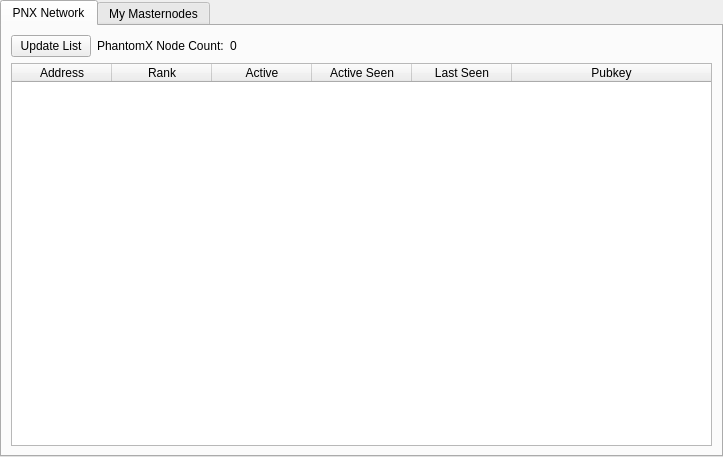
<?xml version="1.0" encoding="UTF-8"?>
<ui version="4.0">
 <class>MasternodeManager</class>
 <widget class="QWidget" name="MasternodeManager">
  <property name="geometry">
   <rect>
    <x>0</x>
    <y>0</y>
    <width>723</width>
    <height>457</height>
   </rect>
  </property>
  <property name="windowTitle">
   <string>Form</string>
  </property>
  <layout class="QVBoxLayout" name="topLayout">
   <property name="leftMargin">
    <number>0</number>
   </property>
   <property name="topMargin">
    <number>0</number>
   </property>
   <property name="rightMargin">
    <number>0</number>
   </property>
   <property name="bottomMargin">
    <number>0</number>
   </property>
   <item>
    <layout class="QVBoxLayout" name="verticalLayout">
     <property name="bottomMargin">
      <number>0</number>
     </property>
     <item>
      <widget class="QTabWidget" name="btnMNUpdateList">
       <property name="currentIndex">
        <number>0</number>
       </property>
       <widget class="QWidget" name="tab">
        <attribute name="title">
         <string>PNX Network</string>
        </attribute>
        <layout class="QGridLayout" name="gridLayout">
         <item row="1" column="0">
          <widget class="QTableWidget" name="tableWidget">
           <property name="editTriggers">
            <set>QAbstractItemView::NoEditTriggers</set>
           </property>
           <property name="alternatingRowColors">
            <bool>true</bool>
           </property>
           <property name="selectionBehavior">
            <enum>QAbstractItemView::SelectRows</enum>
           </property>
           <attribute name="horizontalHeaderStretchLastSection">
            <bool>true</bool>
           </attribute>
           <column>
            <property name="text">
             <string>Address</string>
            </property>
           </column>
           <column>
            <property name="text">
             <string>Rank</string>
            </property>
           </column>
           <column>
            <property name="text">
             <string>Active</string>
            </property>
           </column>
           <column>
            <property name="text">
             <string>Active Seen</string>
            </property>
           </column>
           <column>
            <property name="text">
             <string>Last Seen</string>
            </property>
           </column>
           <column>
            <property name="text">
             <string>Pubkey</string>
            </property>
           </column>
          </widget>
         </item>
         <item row="0" column="0">
          <layout class="QHBoxLayout" name="horizontalLayout_3">
           <property name="bottomMargin">
            <number>0</number>
           </property>
           <item>
            <widget class="QPushButton" name="updateMNListButton">
             <property name="toolTip">
              <string>Update Masternodes List</string>
             </property>
             <property name="text">
              <string>Update List</string>
             </property>
            </widget>
           </item>
           <item>
            <widget class="QLabel" name="label_2">
             <property name="text">
              <string>PhantomX Node Count:</string>
             </property>
            </widget>
           </item>
           <item>
            <widget class="QLabel" name="countLabel">
             <property name="text">
              <string>0</string>
             </property>
            </widget>
           </item>
           <item>
            <spacer name="horizontalSpacer_3">
             <property name="orientation">
              <enum>Qt::Horizontal</enum>
             </property>
             <property name="sizeHint" stdset="0">
              <size>
               <width>40</width>
               <height>20</height>
              </size>
             </property>
            </spacer>
           </item>
          </layout>
         </item>
        </layout>
       </widget>
       <widget class="QWidget" name="tab_2">
        <attribute name="title">
         <string>My Masternodes</string>
        </attribute>
        <layout class="QGridLayout" name="gridLayout_2">
         <item row="0" column="0">
          <layout class="QVBoxLayout" name="verticalLayout_2">
           <property name="bottomMargin">
            <number>0</number>
           </property>
           <item>
            <layout class="QHBoxLayout" name="horizontalLayout">
             <item>
              <widget class="QPushButton" name="createButton">
               <property name="text">
                <string>&amp;Create...</string>
               </property>
              </widget>
             </item>
             <item>
              <widget class="QPushButton" name="copyAddressButton">
               <property name="text">
                <string>Copy &amp;Address</string>
               </property>
              </widget>
             </item>
             <item>
              <spacer name="horizontalSpacer">
               <property name="orientation">
                <enum>Qt::Horizontal</enum>
               </property>
               <property name="sizeHint" stdset="0">
                <size>
                 <width>40</width>
                 <height>20</height>
                </size>
               </property>
              </spacer>
             </item>
            </layout>
           </item>
           <item>
            <widget class="QTableWidget" name="tableWidget_2">
             <property name="editTriggers">
              <set>QAbstractItemView::NoEditTriggers</set>
             </property>
             <property name="alternatingRowColors">
              <bool>true</bool>
             </property>
             <property name="selectionMode">
              <enum>QAbstractItemView::SingleSelection</enum>
             </property>
             <property name="selectionBehavior">
              <enum>QAbstractItemView::SelectRows</enum>
             </property>
             <attribute name="horizontalHeaderStretchLastSection">
              <bool>true</bool>
             </attribute>
             <column>
              <property name="text">
               <string>Alias</string>
              </property>
             </column>
             <column>
              <property name="text">
               <string>IP Address</string>
              </property>
             </column>
             <column>
              <property name="text">
               <string>Status</string>
              </property>
             </column>
             <column>
              <property name="text">
               <string>PNX Collateral Address</string>
              </property>
             </column>
            </widget>
           </item>
           <item>
            <layout class="QHBoxLayout" name="horizontalLayout_2">
             <property name="bottomMargin">
              <number>0</number>
             </property>
             <item>
              <widget class="QPushButton" name="editButton">
               <property name="text">
                <string>&amp;Edit</string>
               </property>
              </widget>
             </item>
             <item>
              <widget class="QPushButton" name="getConfigButton">
               <property name="text">
                <string>&amp;Get Config</string>
               </property>
              </widget>
             </item>
             <item>
              <widget class="QPushButton" name="removeButton">
               <property name="text">
                <string>&amp;Remove</string>
               </property>
              </widget>
             </item>
             <item>
              <spacer name="horizontalSpacer_2">
               <property name="orientation">
                <enum>Qt::Horizontal</enum>
               </property>
               <property name="sizeHint" stdset="0">
                <size>
                 <width>40</width>
                 <height>20</height>
                </size>
               </property>
              </spacer>
             </item>
            </layout>
           </item>
           <item>
            <layout class="QHBoxLayout" name="horizontalLayout_4">
             <property name="bottomMargin">
              <number>0</number>
             </property>
             <item>
              <widget class="QPushButton" name="startButton">
               <property name="text">
                <string>&amp;Start</string>
               </property>
              </widget>
             </item>
             <item>
              <widget class="QPushButton" name="stopButton">
               <property name="text">
                <string>Sto&amp;p</string>
               </property>
              </widget>
             </item>
             <item>
              <spacer name="horizontalSpacer_4">
               <property name="orientation">
                <enum>Qt::Horizontal</enum>
               </property>
               <property name="sizeHint" stdset="0">
                <size>
                 <width>40</width>
                 <height>20</height>
                </size>
               </property>
              </spacer>
             </item>
            </layout>
           </item>
           <item>
            <layout class="QHBoxLayout" name="horizontalLayout_5">
             <property name="bottomMargin">
              <number>0</number>
             </property>
             <item>
              <widget class="QPushButton" name="startAllButton">
               <property name="text">
                <string>S&amp;tart All</string>
               </property>
              </widget>
             </item>
             <item>
              <widget class="QPushButton" name="stopAllButton">
               <property name="text">
                <string>St&amp;op All</string>
               </property>
              </widget>
             </item>
             <item>
              <spacer name="horizontalSpacer_5">
               <property name="orientation">
                <enum>Qt::Horizontal</enum>
               </property>
               <property name="sizeHint" stdset="0">
                <size>
                 <width>40</width>
                 <height>20</height>
                </size>
               </property>
              </spacer>
             </item>
            </layout>
           </item>
          </layout>
         </item>
        </layout>
       </widget>
      </widget>
     </item>
    </layout>
   </item>
  </layout>
 </widget>
 <resources/>
 <connections/>
</ui>
